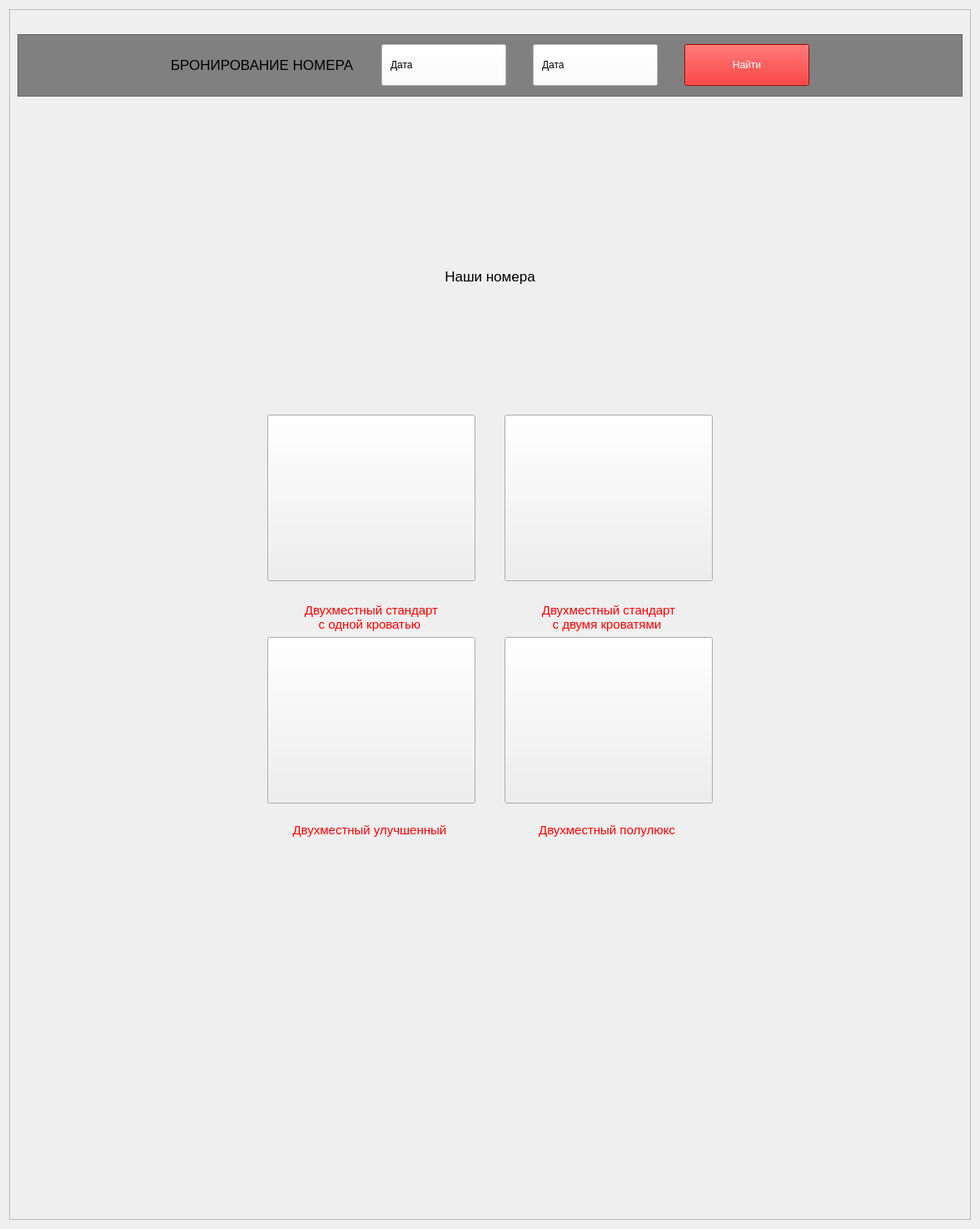
         <widget class="QWidget" name="page">
          <layout class="QHBoxLayout" name="horizontalLayout_7">
           <item>
            <widget class="QFrame" name="frame_2">
             <property name="styleSheet">
              <string notr="true"/>
             </property>
             <property name="frameShape">
              <enum>QFrame::StyledPanel</enum>
             </property>
             <property name="frameShadow">
              <enum>QFrame::Raised</enum>
             </property>
             <layout class="QVBoxLayout" name="verticalLayout_6">
              <item>
               <spacer name="verticalSpacer_4">
                <property name="orientation">
                 <enum>Qt::Vertical</enum>
                </property>
                <property name="sizeType">
                 <enum>QSizePolicy::Fixed</enum>
                </property>
                <property name="sizeHint" stdset="0">
                 <size>
                  <width>20</width>
                  <height>20</height>
                 </size>
                </property>
               </spacer>
              </item>
              <item>
               <widget class="QFrame" name="frame_3">
                <property name="minimumSize">
                 <size>
                  <width>0</width>
                  <height>75</height>
                 </size>
                </property>
                <property name="styleSheet">
                 <string notr="true">#frame_3
{
	background-color: grey;
}

QFrame QPushButton 
{
	color: black;
	background-color: white;
	text-align: left;
	padding: 0 10px;
}

QPushButton#searchBtn
{
	background-color: rgb(231, 0, 0);
	color: white;

	text-align: center;
}


#label_2 
{
	color: black;
}

</string>
                </property>
                <property name="frameShape">
                 <enum>QFrame::StyledPanel</enum>
                </property>
                <property name="frameShadow">
                 <enum>QFrame::Raised</enum>
                </property>
                <layout class="QGridLayout" name="gridLayout">
                 <item row="0" column="2">
                  <spacer name="horizontalSpacer_9">
                   <property name="orientation">
                    <enum>Qt::Horizontal</enum>
                   </property>
                   <property name="sizeHint" stdset="0">
                    <size>
                     <width>40</width>
                     <height>20</height>
                    </size>
                   </property>
                  </spacer>
                 </item>
                 <item row="0" column="1">
                  <layout class="QHBoxLayout" name="horizontalLayout_6">
                   <property name="spacing">
                    <number>32</number>
                   </property>
                   <property name="leftMargin">
                    <number>25</number>
                   </property>
                   <property name="rightMargin">
                    <number>25</number>
                   </property>
                   <item>
                    <widget class="QLabel" name="label_2">
                     <property name="font">
                      <font>
                       <pointsize>13</pointsize>
                      </font>
                     </property>
                     <property name="text">
                      <string>БРОНИРОВАНИЕ НОМЕРА</string>
                     </property>
                    </widget>
                   </item>
                   <item>
                    <widget class="QPushButton" name="startDateBtn">
                     <property name="minimumSize">
                      <size>
                       <width>150</width>
                       <height>0</height>
                      </size>
                     </property>
                     <property name="maximumSize">
                      <size>
                       <width>200</width>
                       <height>50</height>
                      </size>
                     </property>
                     <property name="layoutDirection">
                      <enum>Qt::RightToLeft</enum>
                     </property>
                     <property name="text">
                      <string>Дата</string>
                     </property>
                     <property name="icon">
                      <iconset resource="../resourses/resourse_homepage.qrc">
                       <normaloff>:/icon/icon/search.png</normaloff>:/icon/icon/search.png</iconset>
                     </property>
                    </widget>
                   </item>
                   <item>
                    <widget class="QPushButton" name="endDateBtn">
                     <property name="minimumSize">
                      <size>
                       <width>150</width>
                       <height>0</height>
                      </size>
                     </property>
                     <property name="maximumSize">
                      <size>
                       <width>200</width>
                       <height>50</height>
                      </size>
                     </property>
                     <property name="layoutDirection">
                      <enum>Qt::RightToLeft</enum>
                     </property>
                     <property name="text">
                      <string>Дата</string>
                     </property>
                     <property name="icon">
                      <iconset resource="../resourses/resourse_homepage.qrc">
                       <normaloff>:/icon/icon/search.png</normaloff>:/icon/icon/search.png</iconset>
                     </property>
                    </widget>
                   </item>
                   <item>
                    <widget class="QPushButton" name="searchBtn">
                     <property name="minimumSize">
                      <size>
                       <width>150</width>
                       <height>0</height>
                      </size>
                     </property>
                     <property name="maximumSize">
                      <size>
                       <width>150</width>
                       <height>50</height>
                      </size>
                     </property>
                     <property name="text">
                      <string>Найти</string>
                     </property>
                    </widget>
                   </item>
                  </layout>
                 </item>
                 <item row="0" column="0">
                  <spacer name="horizontalSpacer_8">
                   <property name="orientation">
                    <enum>Qt::Horizontal</enum>
                   </property>
                   <property name="sizeHint" stdset="0">
                    <size>
                     <width>40</width>
                     <height>20</height>
                    </size>
                   </property>
                  </spacer>
                 </item>
                </layout>
               </widget>
              </item>
              <item>
               <spacer name="verticalSpacer_5">
                <property name="orientation">
                 <enum>Qt::Vertical</enum>
                </property>
                <property name="sizeHint" stdset="0">
                 <size>
                  <width>20</width>
                  <height>200</height>
                 </size>
                </property>
               </spacer>
              </item>
              <item>
               <widget class="QLabel" name="label_3">
                <property name="font">
                 <font>
                  <pointsize>13</pointsize>
                 </font>
                </property>
                <property name="text">
                 <string>Наши номера</string>
                </property>
                <property name="alignment">
                 <set>Qt::AlignCenter</set>
                </property>
               </widget>
              </item>
              <item>
               <spacer name="verticalSpacer_6">
                <property name="orientation">
                 <enum>Qt::Vertical</enum>
                </property>
                <property name="sizeHint" stdset="0">
                 <size>
                  <width>20</width>
                  <height>150</height>
                 </size>
                </property>
               </spacer>
              </item>
              <item>
               <layout class="QGridLayout" name="gridLayout_2" rowstretch="0,0,0,0" columnstretch="0,0,0,0">
                <property name="bottomMargin">
                 <number>0</number>
                </property>
                <property name="horizontalSpacing">
                 <number>35</number>
                </property>
                <item row="1" column="3">
                 <spacer name="horizontalSpacer_4">
                  <property name="orientation">
                   <enum>Qt::Horizontal</enum>
                  </property>
                  <property name="sizeType">
                   <enum>QSizePolicy::Preferred</enum>
                  </property>
                  <property name="sizeHint" stdset="0">
                   <size>
                    <width>300</width>
                    <height>20</height>
                   </size>
                  </property>
                 </spacer>
                </item>
                <item row="3" column="2">
                 <widget class="QLabel" name="label_12">
                  <property name="minimumSize">
                   <size>
                    <width>0</width>
                    <height>35</height>
                   </size>
                  </property>
                  <property name="font">
                   <font>
                    <pointsize>11</pointsize>
                   </font>
                  </property>
                  <property name="text">
                   <string>&lt;a href='#stand4' style=&quot;text-decoration:none;&quot;&gt;&lt;font color = red&gt;Двухместный полулюкс&lt;/font&gt;&lt;/a&gt;
</string>
                  </property>
                  <property name="alignment">
                   <set>Qt::AlignBottom|Qt::AlignHCenter</set>
                  </property>
                 </widget>
                </item>
                <item row="2" column="2">
                 <widget class="QPushButton" name="pushButton_2">
                  <property name="minimumSize">
                   <size>
                    <width>250</width>
                    <height>200</height>
                   </size>
                  </property>
                  <property name="maximumSize">
                   <size>
                    <width>200</width>
                    <height>300</height>
                   </size>
                  </property>
                  <property name="styleSheet">
                   <string notr="true">QPushButton { border-image: url(:/image/image/Room1.jpg)  0 0 0 0 stretch stretch;
}
QPushButton:hover
{
	border: 5px solid red;
}
</string>
                  </property>
                  <property name="text">
                   <string/>
                  </property>
                 </widget>
                </item>
                <item row="0" column="2">
                 <widget class="QPushButton" name="pushButton">
                  <property name="minimumSize">
                   <size>
                    <width>250</width>
                    <height>200</height>
                   </size>
                  </property>
                  <property name="maximumSize">
                   <size>
                    <width>250</width>
                    <height>350</height>
                   </size>
                  </property>
                  <property name="styleSheet">
                   <string notr="true">QPushButton { 
border-image: url(:/image/image/Room1.jpg)  0 0 0 0 stretch stretch;
}
QPushButton:hover
{
	border: 5px solid red;
}
</string>
                  </property>
                  <property name="text">
                   <string/>
                  </property>
                 </widget>
                </item>
                <item row="1" column="0">
                 <spacer name="horizontalSpacer_3">
                  <property name="orientation">
                   <enum>Qt::Horizontal</enum>
                  </property>
                  <property name="sizeType">
                   <enum>QSizePolicy::Preferred</enum>
                  </property>
                  <property name="sizeHint" stdset="0">
                   <size>
                    <width>300</width>
                    <height>20</height>
                   </size>
                  </property>
                 </spacer>
                </item>
                <item row="2" column="1">
                 <widget class="QPushButton" name="pushButton_3">
                  <property name="minimumSize">
                   <size>
                    <width>200</width>
                    <height>200</height>
                   </size>
                  </property>
                  <property name="maximumSize">
                   <size>
                    <width>250</width>
                    <height>300</height>
                   </size>
                  </property>
                  <property name="styleSheet">
                   <string notr="true">QPushButton { border-image: url(:/image/image/Room1.jpg)  0 0 0 0 stretch stretch;
}
QPushButton:hover
{
	border: 5px solid red;
}
</string>
                  </property>
                  <property name="text">
                   <string/>
                  </property>
                 </widget>
                </item>
                <item row="3" column="1">
                 <widget class="QLabel" name="label_11">
                  <property name="minimumSize">
                   <size>
                    <width>0</width>
                    <height>35</height>
                   </size>
                  </property>
                  <property name="font">
                   <font>
                    <pointsize>11</pointsize>
                   </font>
                  </property>
                  <property name="text">
                   <string>&lt;a href='#stand3' style=&quot;text-decoration:none;&quot;&gt;&lt;font color = red&gt;Двухместный улучшенный&lt;/font&gt;&lt;/a&gt;
</string>
                  </property>
                  <property name="alignment">
                   <set>Qt::AlignBottom|Qt::AlignHCenter</set>
                  </property>
                 </widget>
                </item>
                <item row="1" column="2">
                 <widget class="QLabel" name="label_10">
                  <property name="minimumSize">
                   <size>
                    <width>0</width>
                    <height>55</height>
                   </size>
                  </property>
                  <property name="maximumSize">
                   <size>
                    <width>1666666</width>
                    <height>16777215</height>
                   </size>
                  </property>
                  <property name="font">
                   <font>
                    <pointsize>11</pointsize>
                   </font>
                  </property>
                  <property name="styleSheet">
                   <string notr="true"/>
                  </property>
                  <property name="text">
                   <string>&lt;a href='#stand1' style=&quot;text-decoration:none;&quot;&gt;&lt;font color = red&gt;Двухместный стандарт
&lt;br&gt;с двумя кроватями&lt;/font&gt;&lt;/a&gt;
</string>
                  </property>
                  <property name="textFormat">
                   <enum>Qt::AutoText</enum>
                  </property>
                  <property name="alignment">
                   <set>Qt::AlignBottom|Qt::AlignHCenter</set>
                  </property>
                 </widget>
                </item>
                <item row="0" column="1">
                 <widget class="QPushButton" name="pushButton_4">
                  <property name="minimumSize">
                   <size>
                    <width>250</width>
                    <height>200</height>
                   </size>
                  </property>
                  <property name="maximumSize">
                   <size>
                    <width>200</width>
                    <height>350</height>
                   </size>
                  </property>
                  <property name="layoutDirection">
                   <enum>Qt::LeftToRight</enum>
                  </property>
                  <property name="styleSheet">
                   <string notr="true">QPushButton {
 border-image: url(:/image/image/Room1.jpg)  0 0 0 0 stretch stretch;
}
QPushButton:hover
{
	border: 5px solid red;
}
</string>
                  </property>
                  <property name="text">
                   <string/>
                  </property>
                  <property name="icon">
                   <iconset theme="media-eject">
                    <normaloff>.</normaloff>.</iconset>
                  </property>
                  <property name="autoRepeatInterval">
                   <number>100</number>
                  </property>
                 </widget>
                </item>
                <item row="1" column="1">
                 <widget class="QLabel" name="label_4">
                  <property name="minimumSize">
                   <size>
                    <width>0</width>
                    <height>55</height>
                   </size>
                  </property>
                  <property name="font">
                   <font>
                    <pointsize>11</pointsize>
                   </font>
                  </property>
                  <property name="text">
                   <string>&lt;a href='#stand1' style=&quot;text-decoration:none;&quot;&gt;&lt;font color = red&gt;Двухместный стандарт &lt;br&gt;с одной кроватью&lt;/font&gt;&lt;/a&gt;
</string>
                  </property>
                  <property name="alignment">
                   <set>Qt::AlignBottom|Qt::AlignHCenter</set>
                  </property>
                 </widget>
                </item>
               </layout>
              </item>
              <item>
               <spacer name="verticalSpacer_3">
                <property name="orientation">
                 <enum>Qt::Vertical</enum>
                </property>
                <property name="sizeType">
                 <enum>QSizePolicy::Expanding</enum>
                </property>
                <property name="sizeHint" stdset="0">
                 <size>
                  <width>20</width>
                  <height>449</height>
                 </size>
                </property>
               </spacer>
              </item>
             </layout>
            </widget>
           </item>
          </layout>
         </widget>
